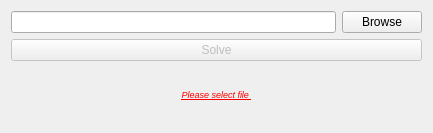
<?xml version="1.0" encoding="UTF-8"?>
<ui version="4.0">
 <class>MainWindow</class>
 <widget class="QMainWindow" name="MainWindow">
  <property name="enabled">
   <bool>true</bool>
  </property>
  <property name="geometry">
   <rect>
    <x>0</x>
    <y>0</y>
    <width>433</width>
    <height>133</height>
   </rect>
  </property>
  <property name="windowTitle">
   <string>MainWindow</string>
  </property>
  <property name="windowIcon">
   <iconset>
    <normaloff>../../../iconn.png</normaloff>../../../iconn.png</iconset>
  </property>
  <widget class="QWidget" name="centralWidget">
   <layout class="QVBoxLayout" name="verticalLayout">
    <item>
     <layout class="QHBoxLayout" name="horizontalLayout">
      <item>
       <widget class="QLineEdit" name="location"/>
      </item>
      <item>
       <widget class="QPushButton" name="browseButton">
        <property name="enabled">
         <bool>true</bool>
        </property>
        <property name="text">
         <string>Browse</string>
        </property>
       </widget>
      </item>
     </layout>
    </item>
    <item>
     <layout class="QHBoxLayout" name="horizontalLayout_2">
      <item>
       <widget class="QPushButton" name="solveButton">
        <property name="enabled">
         <bool>false</bool>
        </property>
        <property name="text">
         <string>Solve</string>
        </property>
       </widget>
      </item>
     </layout>
    </item>
    <item>
     <widget class="QLabel" name="warningText">
      <property name="enabled">
       <bool>true</bool>
      </property>
      <property name="focusPolicy">
       <enum>Qt::NoFocus</enum>
      </property>
      <property name="text">
       <string>&lt;html&gt;&lt;head/&gt;&lt;body&gt;&lt;p align=&quot;center&quot;&gt;&lt;span style=&quot; font-size:7pt; font-style:italic; text-decoration: underline; color:#ff0000;&quot;&gt;Please select file &lt;/span&gt;&lt;/p&gt;&lt;/body&gt;&lt;/html&gt;</string>
      </property>
     </widget>
    </item>
   </layout>
  </widget>
 </widget>
 <layoutdefault spacing="6" margin="11"/>
 <resources/>
 <connections/>
</ui>
